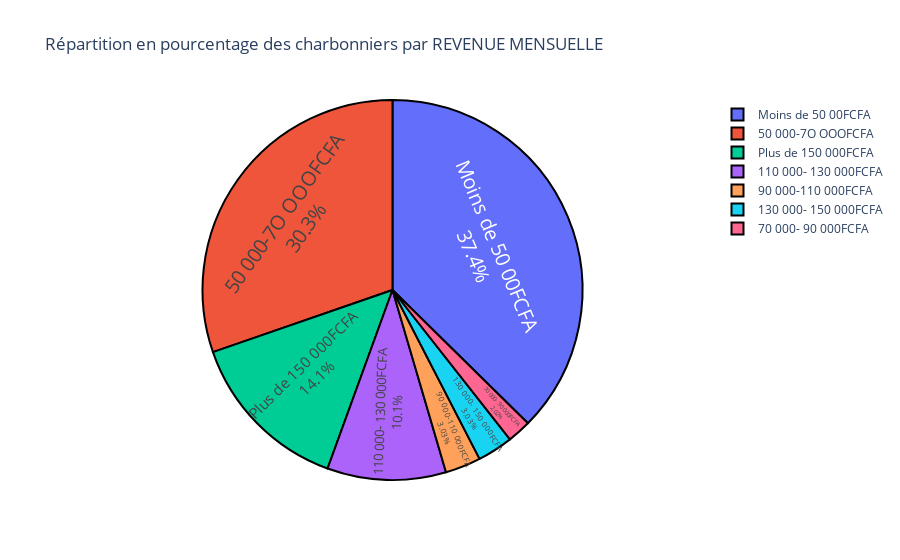

Here is the notebook cell this chart was saved with:
### Markdown cell above
### 7 - Diagramme des revenues mensuelles des charbonniers ( en intervalle)

### Code cell
pie_diagramme(data=data_charbonnier,col="REVENUE MENSUELLE")

### Figure 1 — Plotly figure (JSON) as saved in the notebook; plotly's stock layout.template omitted (floating-point values rounded to 4 significant figures)
{"data": [{"customdata": [["Moins de 50 00FCFA"], ["50 000-7O OOOFCFA"], ["Plus de 150 000FCFA"], ["110 000- 130 000FCFA"], ["90 000-110 000FCFA"], ["130 000- 150 000FCFA"], ["70 000- 90 000FCFA "]], "domain": {"x": [0, 1], "y": [0, 1]}, "hovertemplate": "REVENUE MENSUELLE=%{customdata[0]}<br>proportion=%{value}<extra></extra>", "labels": ["Moins de 50 00FCFA", "50 000-7O OOOFCFA", "Plus de 150 000FCFA", "110 000- 130 000FCFA", "90 000-110 000FCFA", "130 000- 150 000FCFA", "70 000- 90 000FCFA "], "legendgroup": "", "marker": {"colors": ["#636efa", "#EF553B", "#00cc96", "#ab63fa", "#FFA15A", "#19d3f3", "#FF6692"], "line": {"color": "#000000", "width": 2}}, "name": "", "showlegend": true, "textfont": {"size": 20}, "textinfo": "percent+label", "textposition": "inside", "type": "pie", "values": [0.3737, 0.303, 0.1414, 0.101, 0.0303, 0.0303, 0.0202]}], "layout": {"legend": {"tracegroupgap": 0}, "title": {"text": "Répartition en pourcentage des charbonniers par REVENUE MENSUELLE"}}}
